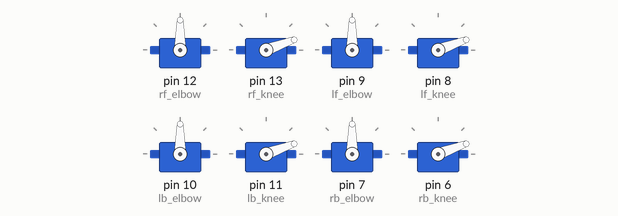
This sketch was run on a simulated Arduino Uno, built with avr-gcc and run on an emulated ATmega328P. Shown: 8 × servo.

Above: at 0.05 s.
At 2.05 s:
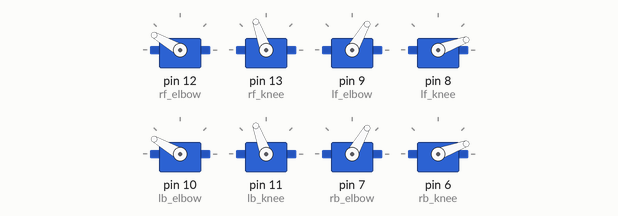
At 2.75 s:
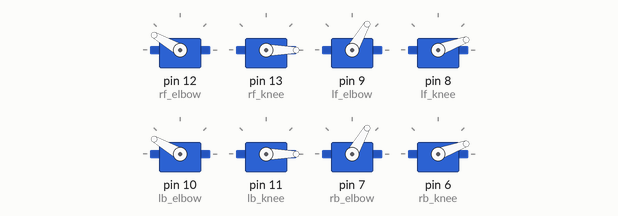
At 3.1 s:
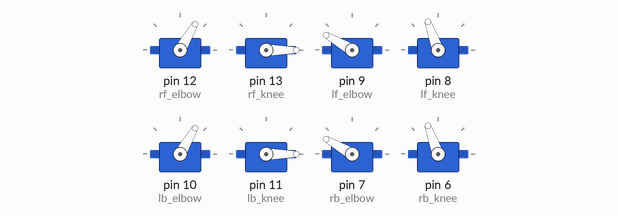
At 3.5 s:
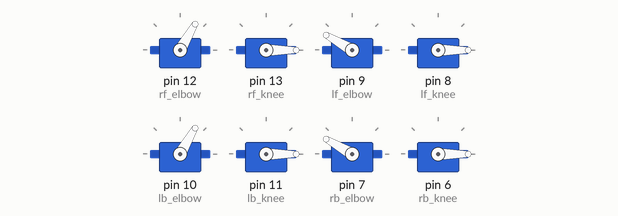
Timing chart, 0 to 8.1 s (numbered marks = the images above):
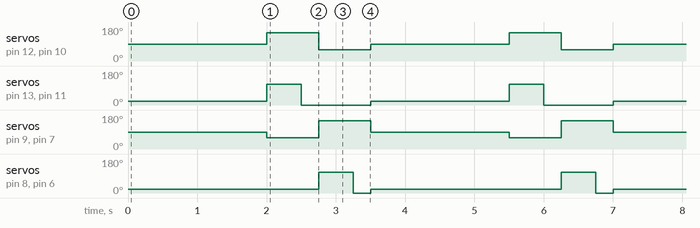

Measured:
- by itself, servo on pin 12 (rf_elbow), servo on pin 10 (lb_elbow): repeats every 3.5 s: 60° 0.75 s, 90° 2.0 s, 150° 0.75 s
- by itself, servo on pin 13 (rf_knee), servo on pin 11 (lb_knee): repeats every 3.5 s: 0° 1.0 s, 20° 2.0 s, 110° 0.50 s
- by itself, servo on pin 9 (lf_elbow), servo on pin 7 (rb_elbow): repeats every 3.5 s: 150° 0.75 s, 90° 2.0 s, 60° 0.75 s
- by itself, servo on pin 8 (lf_knee), servo on pin 6 (rb_knee): repeats every 3.5 s: 0° 0.25 s, 20° 2.8 s, 110° 0.50 s

The sketch:

multi_leg.ino
```cpp
#include <Servo.h>
Servo rf_elbow; // Right front elbow
Servo rf_knee;  // Right front knee
Servo lf_elbow; // Left front elbow
Servo lf_knee;  // Left front knee

Servo lb_elbow; // Left back elbow
Servo lb_knee;  // Left back knee
Servo rb_elbow; // Right back elbow
Servo rb_knee;  // Right back knee

void setup() {
  rf_elbow.attach(12);
  rf_knee.attach(13);
  lf_elbow.attach(9);
  lf_knee.attach(8);
  lb_elbow.attach(10);
  lb_knee.attach(11);
  rb_elbow.attach(7);
  rb_knee.attach(6);
}

void loop() {
  rf_elbow.write(90);
  rf_knee.write(20);
  lf_elbow.write(90);
  lf_knee.write(20);
  lb_elbow.write(90);
  lb_knee.write(20);
  rb_elbow.write(90);
  rb_knee.write(20);
  delay(2000);
  rf_elbow.write(150);
  rf_knee.write(110);
  lf_elbow.write(60);
  lb_elbow.write(150);
  lb_knee.write(110);
  rb_elbow.write(60);
  delay(500);
  rf_knee.write(0);
  lb_knee.write(0);
  delay(250);
  rf_elbow.write(60);
  lf_elbow.write(150);
  lf_knee.write(110);
  lb_elbow.write(60);
  rb_elbow.write(150);
  rb_knee.write(110);
  delay(500);
  lf_knee.write(0);
  rb_knee.write(0);
  delay(250);
}
```
